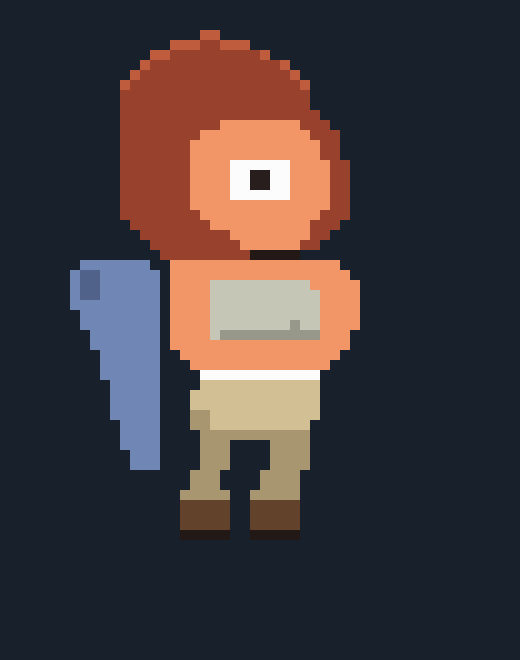

Recreate this plot in Python.
#!/usr/bin/env python3
# -*- coding: utf-8 -*-
"""泰拉瑞亚风格角色 · 48×64 逐像素图（对照参考稿）。

参考稿四条硬特征：
    1. 大刺猬头，轮廓锯齿状
    2. 3/4 侧身，脸朝右，只露一只大白眼睛
    3. 背包在身后（画面左侧），到腰就收，不拖地
    4. 裸手臂 + 肩口一小截袖子；迈步，两腿分开

坐标（48 列）
    背包 x6–12 (y25–42) · 左臂 x13–16 · 上衣 x17–29 · 右臂 x30–33
    头 x10–30 · 脸 x18–30 · 大腿 y39–43 · 小腿 y44–53 · 鞋 y54–58

图例
    . 透明  f 描边  h 发中  H 发暗  i 发亮  s 皮肤  S 肤暗
    w 眼白  k 眼黑  b 上衣  B 衣暗  p 裤  P 裤暗  o 鞋  q 背包  Q 背包暗
"""

import argparse
from pathlib import Path

from PIL import Image

W, H = 48, 64

PALETTE = {
    ".": None,
    "f": (34, 24, 22),
    "h": (152, 66, 46),
    "H": (110, 44, 30),
    "i": (192, 92, 62),
    "s": (242, 150, 104),
    "S": (198, 110, 76),
    "w": (252, 252, 252),
    "k": (40, 30, 30),
    "b": (198, 198, 182),
    "B": (152, 152, 138),
    "p": (210, 192, 148),
    "P": (168, 150, 112),
    "o": (98, 66, 42),
    "q": (112, 134, 180),
    "Q": (80, 98, 138),
}

ART = [
    "................................................",  # 00
    "................................................",  # 01
    "..................ii............................",  # 02
    "...............iiihhiii.........................",  # 03
    ".............iihhhhhhhhhi.......................",  # 04
    "............ihhhhhhhhhhhhhi.....................",  # 05
    "...........ihhhhhhhhhhhhhhhi....................",  # 06
    "..........ihhhhhhhhhhhhhhhhhi...................",  # 07
    "..........hhhhhhhhhhhhhhhhhhh...................",  # 08
    "..........hhhhhhhhhhhhhhhhhhh...................",  # 09
    "..........hhhhhhhhhhhhhhhhhhhh..................",  # 10
    "..........hhhhhhhhhhsssssssshhh.................",  # 11
    "..........hhhhhhhhssssssssssshhh................",  # 12
    "..........hhhhhhhssssssssssssshh................",  # 13
    "..........hhhhhhhssssssssssssshh................",  # 14
    "..........hhhhhhhsssswwwwwwsssshh...............",  # 15
    "..........hhhhhhhsssswwkkwwsssshh...............",  # 16
    "..........hhhhhhhsssswwkkwwsssshh...............",  # 17
    "..........hhhhhhhsssswwwwwwsssshh...............",  # 18
    "..........hhhhhhhsssssssssssssshh...............",  # 19
    "..........hhhhhhhhsssssssssssshhh...............",  # 20
    "...........hhhhhhhhsssssssssshhh................",  # 21
    "............hhhhhhhhhsssssssshh.................",  # 22
    ".............hhhhhhhhhsssssshh..................",  # 23
    "..............hhhhhhhhhfffff....................",  # 24
    "......qqqqqqq..sssssssssssssssss................",  # 25
    ".....qQQqqqqqq.ssssssssssssssssss...............",  # 26
    ".....qQQqqqqqq.ssssbbbbbbbbbbsssss..............",  # 27
    ".....qQQqqqqqq.ssssbbbbbbbbbbbssss..............",  # 28
    ".....qqqqqqqqq.ssssbbbbbbbbbbbssss..............",  # 29
    "......qqqqqqqq.ssssbbbbbbbbbbbssss..............",  # 30
    "......qqqqqqqq.ssssbbbbbbbbBbbssss..............",  # 31
    ".......qqqqqqq.ssssbBBBBBBBBBBsss...............",  # 32
    ".......qqqqqqq.ssssssssssssssssss...............",  # 33
    "........qqqqqq..ssssssssssssssss................",  # 34
    "........qqqqqq...ssssssssssssss.................",  # 35
    "........qqqqqq....wwwwwwwwwwww..................",  # 36
    ".........qqqqq....pppppppppppp..................",  # 37
    ".........qqqqq...ppppppppppppp..................",  # 38
    ".........qqqqq...ppppppppppppp..................",  # 39
    ".........qqqqq...PPppppppppppp..................",  # 40
    "..........qqqq...PPpppppppppp...................",  # 41
    "..........qqqq....PPPPPPPPPPP...................",  # 42
    "..........qqqq....PPP....PPPP...................",  # 43
    "...........qqq....PPP....PPPP...................",  # 44
    "...........qqq....PPP....PPPP...................",  # 45
    ".................PPP....PPPP....................",  # 46
    ".................PPP....PPPP....................",  # 47
    "................PPPPP..PPPPP....................",  # 48
    "................ooooo..ooooo....................",  # 49
    "................ooooo..ooooo....................",  # 50
    "................ooooo..ooooo....................",  # 51
    "................fffff..fffff....................",  # 52
]


def _norm(art):
    rows = [r.ljust(W, ".")[:W] for r in art]
    rows += ["." * W] * (H - len(rows))
    return rows[:H]


def render(art, scale=1):
    rows = _norm(art)
    img = Image.new("RGBA", (W, H), (0, 0, 0, 0))
    px = img.load()
    for y, row in enumerate(rows):
        for x, ch in enumerate(row):
            color = PALETTE.get(ch)
            if color:
                px[x, y] = color + (255,)
    if scale != 1:
        img = img.resize((W * scale, H * scale), Image.NEAREST)
    return img


def main():
    ap = argparse.ArgumentParser()
    ap.add_argument("--outdir", default=".")
    ap.add_argument("--ruler", action="store_true")
    ap.add_argument("--scale", type=int, default=8)
    args = ap.parse_args()
    out = Path(args.outdir)
    out.mkdir(parents=True, exist_ok=True)

    if args.ruler:
        rows = _norm(ART)
        print("     " + "".join(str(i % 10) for i in range(W)))
        for y, r in enumerate(rows):
            print(f"{y:3d}  {r}")

    fig = render(ART, args.scale)
    sheet = Image.new("RGB", (W * args.scale + 40, H * args.scale + 20),
                      (24, 32, 44))
    sheet.paste(fig, (20, 10), fig)
    sheet.save(out / "terraria_player.png")
    print(f"[ok] terraria_player.png ({sheet.width}×{sheet.height})")


if __name__ == "__main__":
    main()
